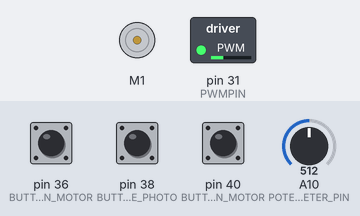
Recording of a sketch running on a simulated Arduino Mega 2560, built with avr-gcc and run on an emulated ATmega2560. On the bench: DC motor (green arrow = forward, orange = backward, longer = faster), switched loads named in the sketch (green lamp = pin HIGH). Dashed ring = blinking. Inputs (shaded band) come from the test bench; at power-on: A10 (POTENTIOMETER_PIN) = 512, pin 38 (BUTTON_TAKE_PHOTO) LOW, pin 36 (BUTTON_SPIN_MOTOR) HIGH, pin 40 (BUTTON_REVERSE_SPIN_MOTOR) HIGH.

Above: at 0.4 s.
1.3 s: A10 (POTENTIOMETER_PIN) set to 487
4.3 s: A10 (POTENTIOMETER_PIN) set to 463
5.8 s: pin 38 (BUTTON_TAKE_PHOTO) pulled HIGH for 1 s
At 6.5 s:
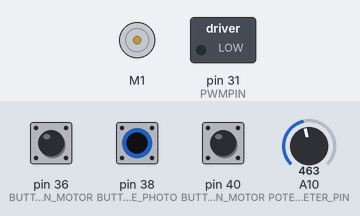
8.4 s: pin 36 (BUTTON_SPIN_MOTOR) pulled LOW for 0.15 s
At 9.2 s:
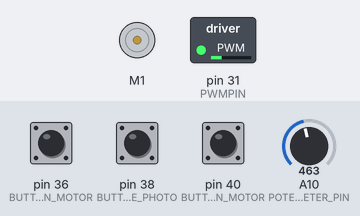
10.2 s: pin 40 (BUTTON_REVERSE_SPIN_MOTOR) pulled LOW for 0.15 s
At 10.36 s:
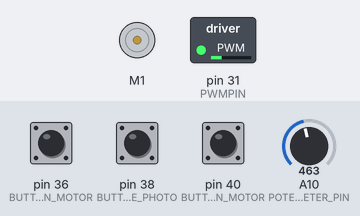
12.0 s: A10 (POTENTIOMETER_PIN) set to 900
At 15.8 s:
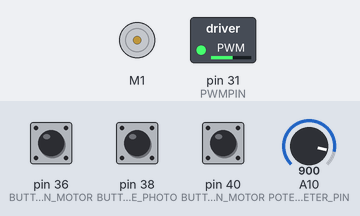
Timing chart, 0 to 16.0 s (numbered marks = the images above; inputs shaded):
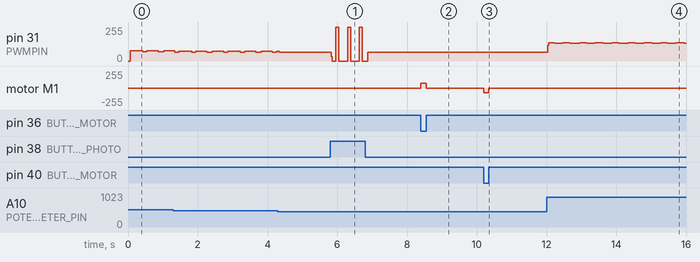

Measured:
- after the input at 8.4 s, motor M1: stopped → forward 70/255 at once, → stopped 0.15 s later
- after the input at 10.2 s, motor M1: stopped → backward 70/255 at once, → stopped 0.15 s later
- after the input at 12.0 s, pin 31 (PWMPIN): 66/255 → 120/255 at once, then repeats every 0.40 s: 138/255 0.16 s, 132/255 0.24 s
- by itself, pin 31 (PWMPIN): alternates 72/255 for 0.32 s and 66/255 for 0.12 s

The sketch:

maquinaDelTiempo.ino
```cpp
#include <AFMotor.h>
#include <SoftwareSerial.h>   // Incluimos la librería  SoftwareSerial
SoftwareSerial BT(51,53);

const int BUTTON_SPIN_MOTOR = 36;
const int BUTTON_REVERSE_SPIN_MOTOR = 40;
AF_DCMotor Motor1(1);
int buttonSpinState = 0;
int buttoReverseSpinState = 0;

const int PWMPIN = 31;
const int POTENTIOMETER_PIN = A10;
int potentiometerValue = 0;
int T;

int state = 0;
int flag = 0;        // make sure that you return the state only once
const int BUTTON_TAKE_PHOTO = 38;
int buttonTakePicPhotoState = 0;

void setup() {
  pinMode(BUTTON_SPIN_MOTOR, INPUT);
  pinMode(BUTTON_REVERSE_SPIN_MOTOR, INPUT);
  digitalWrite(BUTTON_SPIN_MOTOR, HIGH);
  digitalWrite(BUTTON_REVERSE_SPIN_MOTOR, HIGH);
  pinMode(PWMPIN, OUTPUT);
  pinMode(POTENTIOMETER_PIN, INPUT);
  Motor1.run(RELEASE);
  BT.begin(9600);
  pinMode(BUTTON_TAKE_PHOTO, INPUT);

}

void loop() {

  buttonTakePicPhotoState = digitalRead(BUTTON_TAKE_PHOTO);
   if(buttonTakePicPhotoState == HIGH) {
    BT.println("Take");
   }

  buttonSpinState = digitalRead(BUTTON_SPIN_MOTOR);
  buttoReverseSpinState = digitalRead(BUTTON_REVERSE_SPIN_MOTOR);
  potentiometerValue = analogRead(POTENTIOMETER_PIN) / 32;
  T++;
  if(T < potentiometerValue) {
    digitalWrite(PWMPIN, HIGH);
 } else {
    digitalWrite(PWMPIN, LOW);
 }
 if(T > 50)
    T = 0;


   if (buttonSpinState == HIGH) {
    Motor1.run(BACKWARD);
    Motor1.setSpeed(70);
   } else {
     if (buttoReverseSpinState == HIGH) {
      Motor1.run(FORWARD);
      Motor1.setSpeed(70);
     } else {
    Motor1.setSpeed(0);
    }
   }


   if ((buttonSpinState == HIGH) && (buttoReverseSpinState == HIGH)) {
     Motor1.setSpeed(0);
   }
}
```
